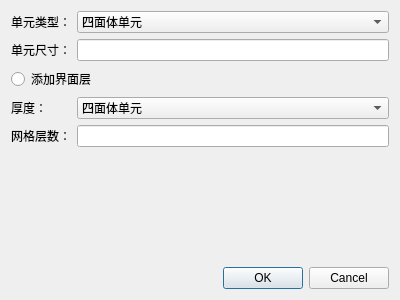
<?xml version="1.0" encoding="UTF-8"?>
<ui version="4.0">
 <class>MeshPara</class>
 <widget class="QDialog" name="MeshPara">
  <property name="geometry">
   <rect>
    <x>0</x>
    <y>0</y>
    <width>400</width>
    <height>300</height>
   </rect>
  </property>
  <property name="windowTitle">
   <string>Dialog</string>
  </property>
  <layout class="QVBoxLayout" name="verticalLayout_3">
   <item>
    <layout class="QVBoxLayout" name="verticalLayout_2">
     <item>
      <layout class="QVBoxLayout" name="verticalLayout">
       <item>
        <layout class="QFormLayout" name="formLayout">
         <item row="0" column="0">
          <widget class="QLabel" name="label">
           <property name="text">
            <string>&lt;html&gt;&lt;head/&gt;&lt;body&gt;&lt;p align=&quot;right&quot;&gt;单元类型：&lt;/p&gt;&lt;/body&gt;&lt;/html&gt;</string>
           </property>
          </widget>
         </item>
         <item row="0" column="1">
          <widget class="QComboBox" name="comboBox">
           <item>
            <property name="text">
             <string>四面体单元</string>
            </property>
           </item>
           <item>
            <property name="text">
             <string>六面体单元</string>
            </property>
           </item>
          </widget>
         </item>
         <item row="1" column="0">
          <widget class="QLabel" name="label_2">
           <property name="text">
            <string>单元尺寸：</string>
           </property>
          </widget>
         </item>
         <item row="1" column="1">
          <widget class="QLineEdit" name="lineEdit"/>
         </item>
        </layout>
       </item>
       <item>
        <widget class="QRadioButton" name="radioButton">
         <property name="text">
          <string>添加界面层</string>
         </property>
        </widget>
       </item>
       <item>
        <layout class="QFormLayout" name="formLayout_2">
         <item row="0" column="0">
          <widget class="QLabel" name="label_3">
           <property name="text">
            <string>&lt;html&gt;&lt;head/&gt;&lt;body&gt;&lt;p align=&quot;right&quot;&gt;厚度：&lt;/p&gt;&lt;/body&gt;&lt;/html&gt;</string>
           </property>
          </widget>
         </item>
         <item row="0" column="1">
          <widget class="QComboBox" name="comboBox_2">
           <item>
            <property name="text">
             <string>四面体单元</string>
            </property>
           </item>
           <item>
            <property name="text">
             <string>六面体单元</string>
            </property>
           </item>
          </widget>
         </item>
         <item row="1" column="0">
          <widget class="QLabel" name="label_4">
           <property name="text">
            <string>网格层数：</string>
           </property>
          </widget>
         </item>
         <item row="1" column="1">
          <widget class="QLineEdit" name="lineEdit_2"/>
         </item>
        </layout>
       </item>
      </layout>
     </item>
     <item>
      <spacer name="verticalSpacer">
       <property name="orientation">
        <enum>Qt::Vertical</enum>
       </property>
       <property name="sizeHint" stdset="0">
        <size>
         <width>20</width>
         <height>40</height>
        </size>
       </property>
      </spacer>
     </item>
    </layout>
   </item>
   <item>
    <layout class="QHBoxLayout" name="horizontalLayout">
     <item>
      <spacer name="horizontalSpacer">
       <property name="orientation">
        <enum>Qt::Horizontal</enum>
       </property>
       <property name="sizeHint" stdset="0">
        <size>
         <width>40</width>
         <height>20</height>
        </size>
       </property>
      </spacer>
     </item>
     <item>
      <widget class="QDialogButtonBox" name="buttonBox">
       <property name="orientation">
        <enum>Qt::Horizontal</enum>
       </property>
       <property name="standardButtons">
        <set>QDialogButtonBox::Cancel|QDialogButtonBox::Ok</set>
       </property>
      </widget>
     </item>
    </layout>
   </item>
  </layout>
  <zorder>buttonBox</zorder>
  <zorder>comboBox</zorder>
  <zorder>label</zorder>
  <zorder>label_2</zorder>
  <zorder>lineEdit</zorder>
  <zorder>radioButton</zorder>
  <zorder>layoutWidget</zorder>
  <zorder>horizontalSpacer</zorder>
  <zorder>buttonBox</zorder>
 </widget>
 <resources/>
 <connections>
  <connection>
   <sender>buttonBox</sender>
   <signal>accepted()</signal>
   <receiver>MeshPara</receiver>
   <slot>accept()</slot>
   <hints>
    <hint type="sourcelabel">
     <x>248</x>
     <y>254</y>
    </hint>
    <hint type="destinationlabel">
     <x>157</x>
     <y>274</y>
    </hint>
   </hints>
  </connection>
  <connection>
   <sender>buttonBox</sender>
   <signal>rejected()</signal>
   <receiver>MeshPara</receiver>
   <slot>reject()</slot>
   <hints>
    <hint type="sourcelabel">
     <x>316</x>
     <y>260</y>
    </hint>
    <hint type="destinationlabel">
     <x>286</x>
     <y>274</y>
    </hint>
   </hints>
  </connection>
 </connections>
</ui>
